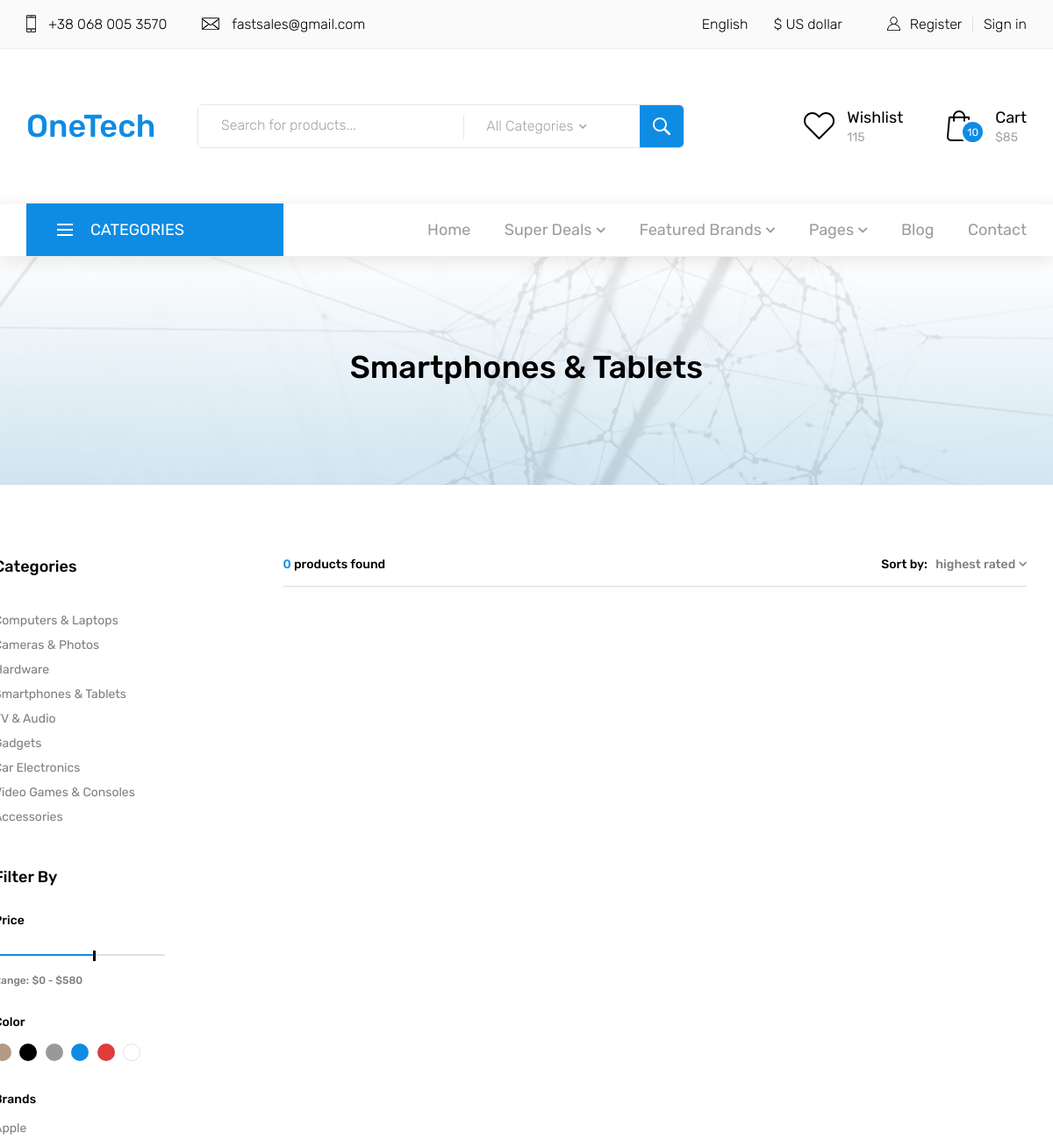
The app's page /shop/ (upper part), older data.
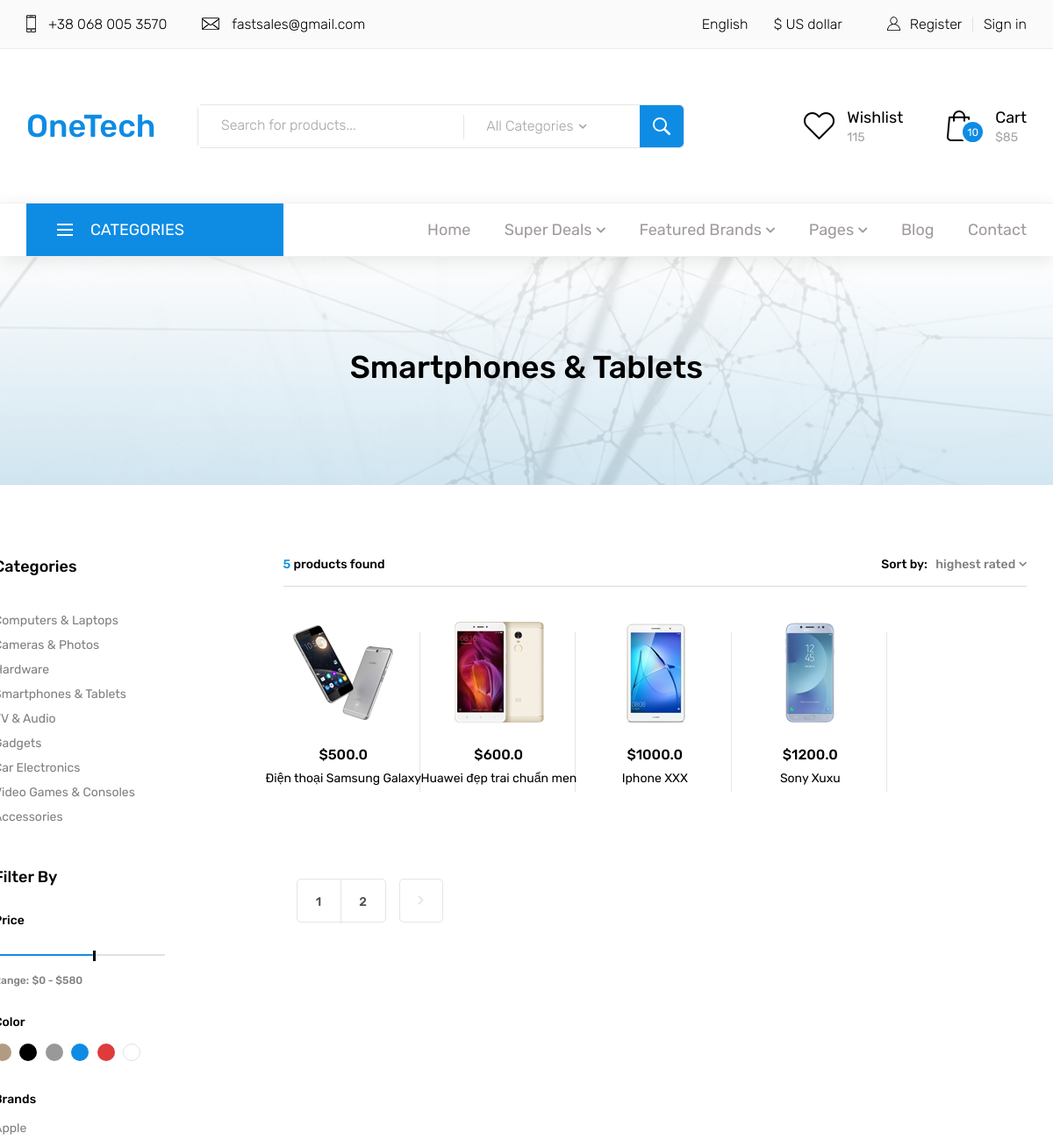
The same page, newer data.
### product/models.py (models this page shows, shortened)
class Product(models.Model):
	title = models.CharField(default = '', max_length=255)
	description = models.TextField(default='')
	avatar = models.ImageField(default='')
	category = models.ForeignKey(Category, on_delete=models.CASCADE)
	price = models.FloatField(default=0)
	active = models.BooleanField(default=True)

### product/views.py (the view)
# urls.py: path('shop/', views.showProductsInShopPage, name='shop'),
def showProductsInShopPage(request):
    numberProductsPerPage = 4
    getAllProducts = Product.objects.all()
    paginator = Paginator(getAllProducts, numberProductsPerPage)
    page = request.GET.get('page')
    try:
        allProducts = paginator.page(page)
    except PageNotAnInteger:
        allProducts = paginator.page(1)
    except EmptyPage:
        allProducts = paginator.page(paginator.num_pages)
    return render(request,
                  'pages/shop.html',
                  {
                    'allProducts': allProducts,
                    'totalProducts': getAllProducts.count(),
                  })

### templates/pages/shop.html (shortened to what the changed rows need)
{% extends 'pages/base.html' %}
{% load static %}
{% block head %}
<link rel="stylesheet" type="text/css" href="{% static 'vendor/styles/bootstrap4/bootstrap.min.css' %}">
<link href="{% static 'vendor/plugins/fontawesome-free-5.0.1/css/fontawesome-all.css' %}" rel="stylesheet" type="text/css">
<link rel="stylesheet" type="text/css" href="{% static 'vendor/plugins/OwlCarousel2-2.2.1/owl.carousel.css' %}">
<link rel="stylesheet" type="text/css" href="{% static 'vendor/plugins/OwlCarousel2-2.2.1/owl.theme.default.css' %}">
<link rel="stylesheet" type="text/css" href="{% static 'vendor/plugins/OwlCarousel2-2.2.1/animate.css' %}">
<link rel="stylesheet" type="text/css" href="{% static 'vendor/plugins/slick-1.8.0/slick.css' %}">
<link rel="stylesheet" type="text/css" href="{% static 'vendor/plugins/jquery-ui-1.12.1.custom/jquery-ui.css' %}">
<link rel="stylesheet" type="text/css" href="{% static 'vendor/styles/shop_styles.css' %}">
<link rel="stylesheet" type="text/css" href="{% static 'vendor/styles/shop_responsive.css' %}">
{% endblock head %}
{% block content %}
	<div class="home">
		<div class="home_content d-flex flex-column align-items-center justify-content-center">
			<h2 class="home_title">Smartphones & Tablets</h2>
		</div>
	</div>
    <div class="shop">
        <div class="container">
            <div class="row">
                <div class="col-lg-9">
                    <div class="shop_content">
                        <div class="shop_bar clearfix">
                            <div class="shop_product_count"><span>{{ totalProducts }}</span> products found</div>
                        </div>
                        <div class="product_grid">
                            <div class="product_grid_border"></div>
                            {% for product in allProducts %}
                            <div class="product_item">
                                <div class="product_image d-flex flex-column align-items-center justify-content-center"><img src="{{ product.avatar.url }}" alt=""></div>
                                <div class="product_content">
                                    <div class="product_price">${{ product.price }}</div>
                                    <div class="product_name"><div><a href="{% url 'detail' product.id %}" tabindex="0">{{ product.title }}</a></div></div>
                                </div>
                            </div>
                            {% endfor %}
                        </div>
                        {% if allProducts.has_other_pages %}
                        <div class="shop_page_nav d-flex flex-row">
                            <ul class="page_nav d-flex flex-row">
                                {% for num in allProducts.paginator.page_range  %}
                                    {% if product_list.number == num %}
                                        <!--<li><a href="#">1</a></li>
                                        <li><a href="#">2</a></li>
                                        <li><a href="#">3</a></li>
                                        <li><a href="#">...</a></li>
                                        <li><a href="#">21</a></li>-->
                                        <li><a href=">?page={{num}}">{{num}}</a></li>
                                    {% else %}
                                         <li><a href="?page={{num}}">{{num}}</a></li>
                                    {% endif %}
                                {% endfor %}
                            </ul>
                            {% if allProducts.has_next %}
                            <a href="?page={{allProducts.next_page_number}}" class="page_next d-flex flex-column align-items-center justify-content-center"><i class="fas fa-chevron-right"></i></a>
                            {% endif %}
                        </div>
                        {% endif %}
                    </div>
                </div>
            </div>
        </div>
    </div>
        {% endblock content %}

Row changes from the older to the newer data that the page shows:
added Product: avatar (picture), price "500.0", title "Điện thoại Samsung Galaxy…"
added Product: avatar (picture), price "600.0", title "Huawei đẹp trai chuẩn men"
added Product: avatar (picture), price "1000.0", title "Iphone XXX"
added Product: avatar (picture), price "1200.0", title "Sony Xuxu"
Text that changed along with them:
{{ totalProducts }}: "0" → "5"
new list line: "1"
new list line: "2"
